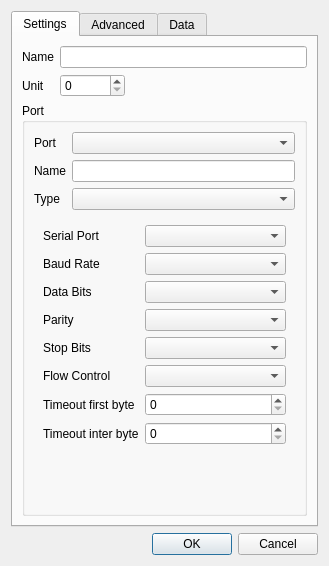
<?xml version="1.0" encoding="UTF-8"?>
<ui version="4.0">
 <class>mbClientDialogDevice</class>
 <widget class="QDialog" name="mbClientDialogDevice">
  <property name="geometry">
   <rect>
    <x>0</x>
    <y>0</y>
    <width>329</width>
    <height>566</height>
   </rect>
  </property>
  <property name="windowTitle">
   <string>Device</string>
  </property>
  <layout class="QVBoxLayout" name="verticalLayout">
   <item>
    <widget class="QTabWidget" name="tabWidget">
     <property name="currentIndex">
      <number>0</number>
     </property>
     <widget class="QWidget" name="tabSettings">
      <attribute name="title">
       <string>Settings</string>
      </attribute>
      <layout class="QGridLayout" name="gridLayout">
       <item row="0" column="0">
        <widget class="QLabel" name="label">
         <property name="text">
          <string>Name</string>
         </property>
        </widget>
       </item>
       <item row="0" column="1">
        <widget class="QLineEdit" name="lnName"/>
       </item>
       <item row="1" column="0">
        <widget class="QLabel" name="label_2">
         <property name="text">
          <string>Unit</string>
         </property>
        </widget>
       </item>
       <item row="1" column="1">
        <layout class="QHBoxLayout" name="horizontalLayout">
         <item>
          <widget class="QSpinBox" name="spUnit">
           <property name="minimumSize">
            <size>
             <width>65</width>
             <height>0</height>
            </size>
           </property>
           <property name="maximum">
            <number>255</number>
           </property>
          </widget>
         </item>
         <item>
          <spacer name="horizontalSpacer">
           <property name="orientation">
            <enum>Qt::Horizontal</enum>
           </property>
           <property name="sizeHint" stdset="0">
            <size>
             <width>40</width>
             <height>20</height>
            </size>
           </property>
          </spacer>
         </item>
        </layout>
       </item>
       <item row="2" column="0" colspan="2">
        <widget class="QGroupBox" name="grPort">
         <property name="title">
          <string>Port</string>
         </property>
         <layout class="QFormLayout" name="formLayout_2">
          <item row="0" column="0">
           <widget class="QLabel" name="label_9">
            <property name="text">
             <string>Port</string>
            </property>
           </widget>
          </item>
          <item row="0" column="1">
           <widget class="QComboBox" name="cmbPort"/>
          </item>
          <item row="1" column="0">
           <widget class="QLabel" name="label_22">
            <property name="text">
             <string>Name</string>
            </property>
           </widget>
          </item>
          <item row="1" column="1">
           <widget class="QLineEdit" name="lnPortName"/>
          </item>
          <item row="2" column="0">
           <widget class="QLabel" name="label_3">
            <property name="text">
             <string>Type</string>
            </property>
           </widget>
          </item>
          <item row="2" column="1">
           <widget class="QComboBox" name="cmbPortType"/>
          </item>
          <item row="3" column="0" colspan="2">
           <widget class="QStackedWidget" name="stackedWidget">
            <property name="enabled">
             <bool>true</bool>
            </property>
            <property name="currentIndex">
             <number>0</number>
            </property>
            <widget class="QWidget" name="pgSerial">
             <layout class="QFormLayout" name="formLayout">
              <item row="0" column="0">
               <widget class="QLabel" name="label_4">
                <property name="text">
                 <string>Serial Port</string>
                </property>
               </widget>
              </item>
              <item row="0" column="1">
               <widget class="QComboBox" name="cmbSerialPortName"/>
              </item>
              <item row="1" column="0">
               <widget class="QLabel" name="label_5">
                <property name="text">
                 <string>Baud Rate</string>
                </property>
               </widget>
              </item>
              <item row="1" column="1">
               <widget class="QComboBox" name="cmbBaudRate"/>
              </item>
              <item row="2" column="0">
               <widget class="QLabel" name="label_6">
                <property name="text">
                 <string>Data Bits</string>
                </property>
               </widget>
              </item>
              <item row="2" column="1">
               <widget class="QComboBox" name="cmbDataBits"/>
              </item>
              <item row="3" column="0">
               <widget class="QLabel" name="label_7">
                <property name="text">
                 <string>Parity</string>
                </property>
               </widget>
              </item>
              <item row="3" column="1">
               <widget class="QComboBox" name="cmbParity"/>
              </item>
              <item row="4" column="0">
               <widget class="QLabel" name="label_8">
                <property name="text">
                 <string>Stop Bits</string>
                </property>
               </widget>
              </item>
              <item row="4" column="1">
               <widget class="QComboBox" name="cmbStopBits"/>
              </item>
              <item row="5" column="0">
               <widget class="QLabel" name="label_12">
                <property name="text">
                 <string>Flow Control</string>
                </property>
               </widget>
              </item>
              <item row="5" column="1">
               <widget class="QComboBox" name="cmbFlowControl"/>
              </item>
              <item row="6" column="0">
               <widget class="QLabel" name="label_24">
                <property name="text">
                 <string>Timeout first byte</string>
                </property>
               </widget>
              </item>
              <item row="6" column="1">
               <widget class="QSpinBox" name="spTimeoutFB"/>
              </item>
              <item row="7" column="0">
               <widget class="QLabel" name="label_23">
                <property name="text">
                 <string>Timeout inter byte</string>
                </property>
               </widget>
              </item>
              <item row="7" column="1">
               <widget class="QSpinBox" name="spTimeoutIB"/>
              </item>
              <item row="10" column="1">
               <spacer name="verticalSpacer_2">
                <property name="orientation">
                 <enum>Qt::Vertical</enum>
                </property>
                <property name="sizeHint" stdset="0">
                 <size>
                  <width>20</width>
                  <height>40</height>
                 </size>
                </property>
               </spacer>
              </item>
             </layout>
            </widget>
            <widget class="QWidget" name="pgTCP">
             <layout class="QFormLayout" name="formLayout_3">
              <item row="0" column="0">
               <widget class="QLabel" name="label_10">
                <property name="text">
                 <string>Host</string>
                </property>
               </widget>
              </item>
              <item row="0" column="1">
               <widget class="QLineEdit" name="lnHost"/>
              </item>
              <item row="1" column="0">
               <widget class="QLabel" name="label_11">
                <property name="text">
                 <string>Port</string>
                </property>
               </widget>
              </item>
              <item row="1" column="1">
               <widget class="QSpinBox" name="spPort">
                <property name="maximum">
                 <number>65535</number>
                </property>
               </widget>
              </item>
              <item row="2" column="0">
               <widget class="QLabel" name="label_27">
                <property name="text">
                 <string>Timeout</string>
                </property>
               </widget>
              </item>
              <item row="2" column="1">
               <widget class="QSpinBox" name="spTimeout">
                <property name="maximum">
                 <number>65535</number>
                </property>
               </widget>
              </item>
             </layout>
            </widget>
           </widget>
          </item>
         </layout>
        </widget>
       </item>
      </layout>
     </widget>
     <widget class="QWidget" name="tabAdvanced">
      <attribute name="title">
       <string>Advanced</string>
      </attribute>
      <layout class="QVBoxLayout" name="verticalLayout_3">
       <item>
        <widget class="QGroupBox" name="grMaxFrameLength">
         <property name="title">
          <string>Maximum Message Size</string>
         </property>
         <layout class="QFormLayout" name="formLayout_5">
          <item row="0" column="0">
           <widget class="QLabel" name="label_16">
            <property name="text">
             <string>Read Coils</string>
            </property>
           </widget>
          </item>
          <item row="0" column="1">
           <widget class="QSpinBox" name="spMaxReadCoils"/>
          </item>
          <item row="1" column="0">
           <widget class="QLabel" name="label_17">
            <property name="text">
             <string>Read Discrete Inputs</string>
            </property>
           </widget>
          </item>
          <item row="1" column="1">
           <widget class="QSpinBox" name="spMaxReadDiscreteInputs"/>
          </item>
          <item row="2" column="0">
           <widget class="QLabel" name="label_18">
            <property name="text">
             <string>Read Holding Registers</string>
            </property>
           </widget>
          </item>
          <item row="2" column="1">
           <widget class="QSpinBox" name="spMaxReadHoldingRegisters"/>
          </item>
          <item row="3" column="0">
           <widget class="QLabel" name="label_19">
            <property name="text">
             <string>Read Input Registers</string>
            </property>
           </widget>
          </item>
          <item row="3" column="1">
           <widget class="QSpinBox" name="spMaxReadInputRegisters"/>
          </item>
          <item row="4" column="0">
           <widget class="QLabel" name="label_25">
            <property name="text">
             <string>Write Multiple Coils</string>
            </property>
           </widget>
          </item>
          <item row="4" column="1">
           <widget class="QSpinBox" name="spMaxWriteMultipleCoils"/>
          </item>
          <item row="5" column="1">
           <widget class="QSpinBox" name="spMaxWriteMultipleRegisters"/>
          </item>
          <item row="5" column="0">
           <widget class="QLabel" name="label_26">
            <property name="text">
             <string>Write Multiple Registers</string>
            </property>
           </widget>
          </item>
         </layout>
        </widget>
       </item>
       <item>
        <spacer name="verticalSpacer">
         <property name="orientation">
          <enum>Qt::Vertical</enum>
         </property>
         <property name="sizeHint" stdset="0">
          <size>
           <width>20</width>
           <height>40</height>
          </size>
         </property>
        </spacer>
       </item>
      </layout>
     </widget>
     <widget class="QWidget" name="tabData">
      <attribute name="title">
       <string>Data</string>
      </attribute>
      <layout class="QVBoxLayout" name="verticalLayout_2">
       <item>
        <layout class="QHBoxLayout" name="horizontalLayout_4">
         <item>
          <widget class="QLabel" name="label_28">
           <property name="text">
            <string>Swap bytes</string>
           </property>
          </widget>
         </item>
         <item>
          <widget class="QComboBox" name="cmbSwapBytes"/>
         </item>
        </layout>
       </item>
       <item>
        <layout class="QHBoxLayout" name="horizontalLayout_3">
         <item>
          <widget class="QLabel" name="label_13">
           <property name="text">
            <string>Register order</string>
           </property>
          </widget>
         </item>
         <item>
          <widget class="QComboBox" name="cmbRegisterOrder"/>
         </item>
        </layout>
       </item>
       <item>
        <widget class="QGroupBox" name="grByteArray">
         <property name="title">
          <string>Byte Array</string>
         </property>
         <layout class="QFormLayout" name="formLayout_7">
          <item row="0" column="0">
           <widget class="QLabel" name="label_20">
            <property name="text">
             <string>Format</string>
            </property>
           </widget>
          </item>
          <item row="0" column="1">
           <widget class="QComboBox" name="cmbByteArrayFormat"/>
          </item>
          <item row="1" column="0">
           <widget class="QLabel" name="label_21">
            <property name="text">
             <string>Separator</string>
            </property>
           </widget>
          </item>
          <item row="1" column="1">
           <widget class="QLineEdit" name="lnByteArraySeparator"/>
          </item>
         </layout>
        </widget>
       </item>
       <item>
        <widget class="QGroupBox" name="grString">
         <property name="title">
          <string>String</string>
         </property>
         <layout class="QFormLayout" name="formLayout_4">
          <item row="1" column="0">
           <widget class="QLabel" name="label_15">
            <property name="text">
             <string>Length type</string>
            </property>
           </widget>
          </item>
          <item row="1" column="1">
           <widget class="QComboBox" name="cmbStringLengthType"/>
          </item>
          <item row="3" column="1">
           <widget class="QComboBox" name="cmbStringEncoding"/>
          </item>
          <item row="3" column="0">
           <widget class="QLabel" name="label_14">
            <property name="text">
             <string>Encoding</string>
            </property>
           </widget>
          </item>
         </layout>
        </widget>
       </item>
       <item>
        <spacer name="verticalSpacer_3">
         <property name="orientation">
          <enum>Qt::Vertical</enum>
         </property>
         <property name="sizeHint" stdset="0">
          <size>
           <width>20</width>
           <height>40</height>
          </size>
         </property>
        </spacer>
       </item>
      </layout>
     </widget>
    </widget>
   </item>
   <item>
    <widget class="QDialogButtonBox" name="buttonBox">
     <property name="orientation">
      <enum>Qt::Horizontal</enum>
     </property>
     <property name="standardButtons">
      <set>QDialogButtonBox::Cancel|QDialogButtonBox::Ok</set>
     </property>
    </widget>
   </item>
  </layout>
 </widget>
 <resources/>
 <connections>
  <connection>
   <sender>buttonBox</sender>
   <signal>accepted()</signal>
   <receiver>mbClientDialogDevice</receiver>
   <slot>accept()</slot>
   <hints>
    <hint type="sourcelabel">
     <x>254</x>
     <y>341</y>
    </hint>
    <hint type="destinationlabel">
     <x>157</x>
     <y>274</y>
    </hint>
   </hints>
  </connection>
  <connection>
   <sender>buttonBox</sender>
   <signal>rejected()</signal>
   <receiver>mbClientDialogDevice</receiver>
   <slot>reject()</slot>
   <hints>
    <hint type="sourcelabel">
     <x>254</x>
     <y>341</y>
    </hint>
    <hint type="destinationlabel">
     <x>286</x>
     <y>274</y>
    </hint>
   </hints>
  </connection>
 </connections>
</ui>
